Frame 1 (no input): blank canvas, image omitted
Frame 60 (no input): blank canvas, image omitted
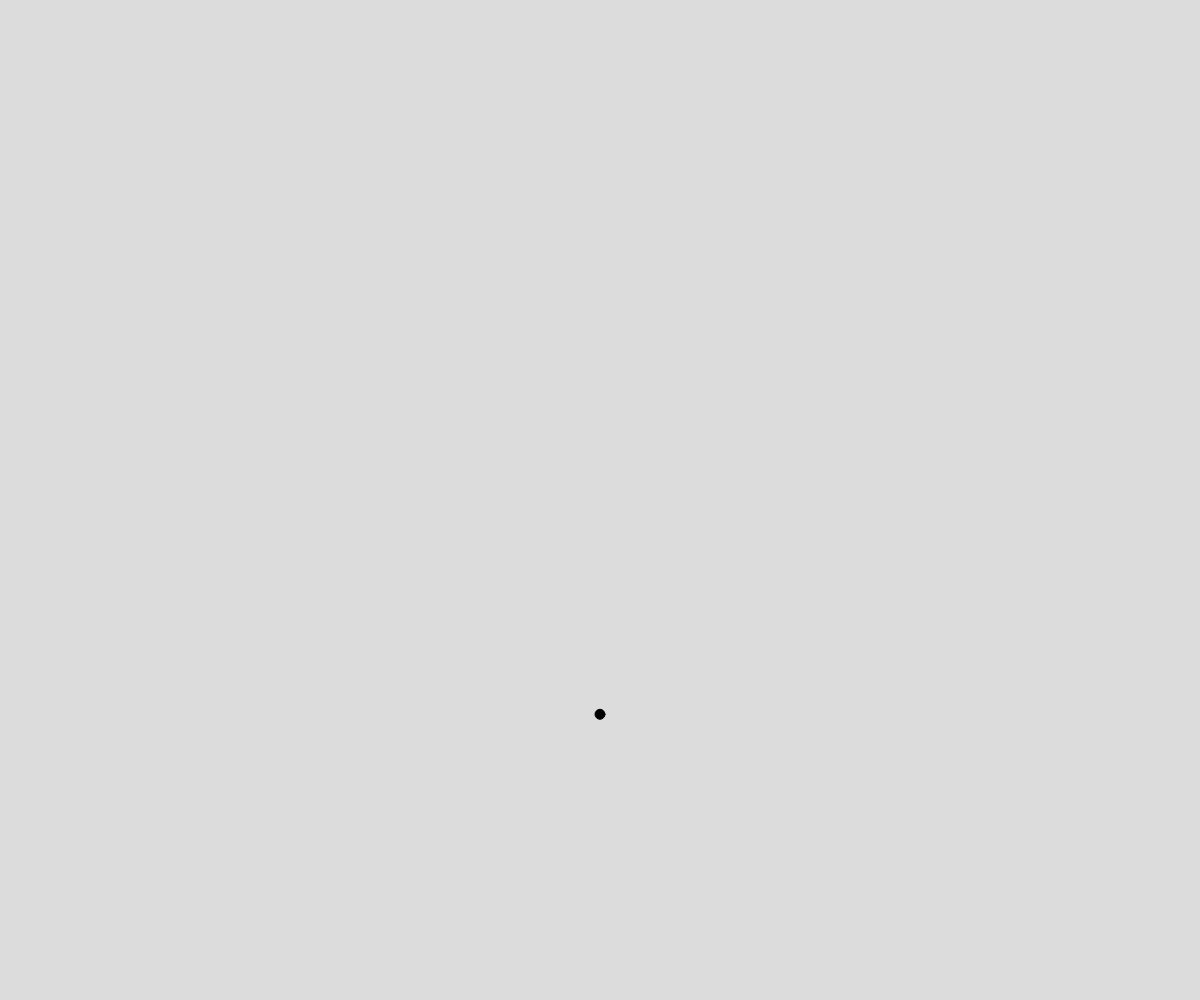
Frame 120 (the mouse pressed at the canvas centre since frame 60)

The p5.js sketch whose frames 1 and 60 were blank and that drew this single picture after the mouse press (run headless with seeded random() and noise() and a simulated clock; from frame 60 on, the mouse is pressed at the canvas centre):

// p5.js sketch
// ── sketch.js
// Project Title
// Your Name
// Date
//
// Extra for Experts:
// - describe what you did to take this project "above and beyond"


class Bullet {
  constructor(x, y) {
    this.x = x;
    this.y = y;
    this.radius = 5;
    this.dx = 10;
  }
  move(){
    this.x += this.dx;
  }
  display() {
    fill("black");
    circle(this.x, this.y, this.radius*2);
  }
 
}

let bulletArray = [];

function setup() {
  createCanvas(windowWidth, windowHeight);
}

function draw() {
  background(220);
  for (let i = 0; i < bulletArray.length; i++){
    bulletArray[i].move();
   
    bulletArray[i].display();
    
  }

}

function mousePressed(){
  let pro = new Bullet(0, random(height));
  bulletArray.push(pro);
}
